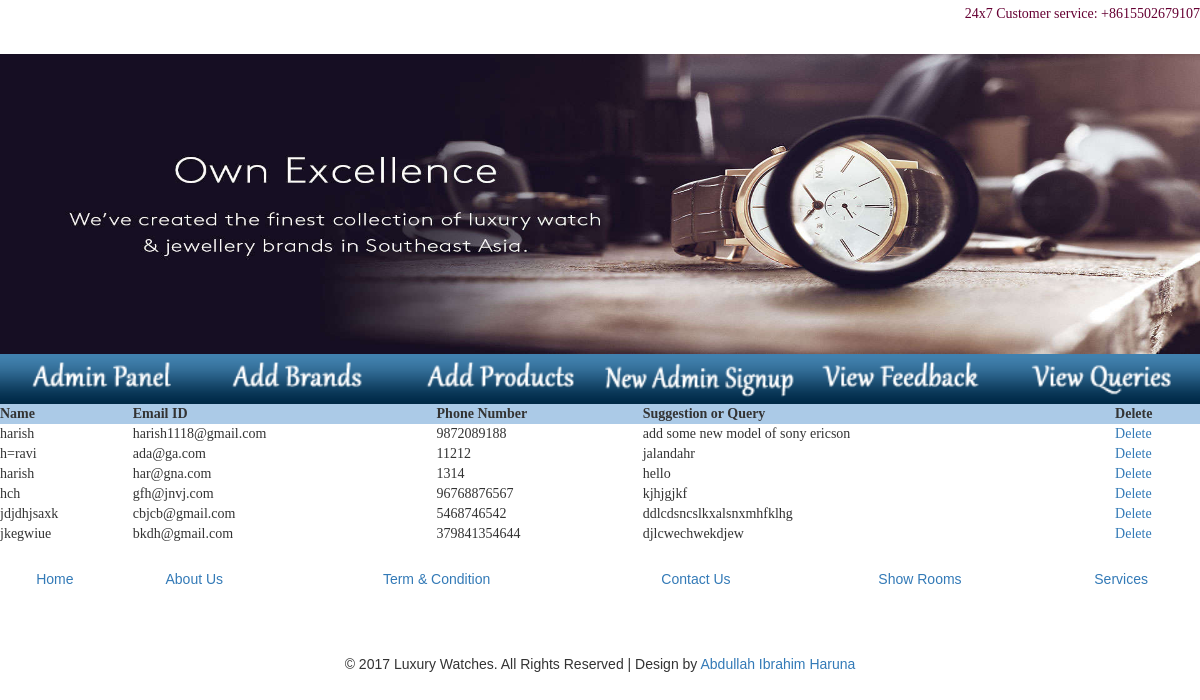
The app's page /showquery.php with its own data.
### tables this page shows
CREATE TABLE IF NOT EXISTS `contact` (
  `Sno` int(10) NOT NULL AUTO_INCREMENT,
  `name` varchar(50) NOT NULL,
  `email_id` varchar(50) NOT NULL,
  `phone_number` varchar(20) NOT NULL,
  `query` varchar(500) NOT NULL,
  PRIMARY KEY (`Sno`)
);

### showquery.php (the view, shortened to what this page needs)
<!DOCTYPE html PUBLIC "-//W3C//DTD XHTML 1.0 Transitional//EN" "http://www.w3.org/TR/xhtml1/DTD/xhtml1-transitional.dtd">
<html xmlns="http://www.w3.org/1999/xhtml">
<head>
<link href="css/bootstrap.css" rel="stylesheet" type="text/css" media="all" />
<link href="css/style.css" rel="stylesheet" type="text/css" media="all" />
</head>
<body background="image/b1.jpg" >
<table width="1200" height="300" align="center" cellpadding="0" cellspacing="0">
  <tr>
    <td height="27" colspan="8" align="center" valign="middle"><div align="right"><span class="style12">24x7 Customer service: +8615502679107</span></div></td>
  </tr>
  <tr>
    <td height="27" colspan="8" align="center" valign="middle"></td>
  </tr>
  <tr>
    <td height="300" colspan="8" align="center" valign="top"><div align="left"><img src="image/bannerforsite.jpg" width="1200" height="300" /></div></td>
  </tr>
  <tr align="left">
    <td width="200" height="50"><a href="adminpanel.php"><img src="image/adminpanel.png" width="200" height="50" border="0" /></a></td>
    <td width="200" height="50"><a href="addcompany.php"><img src="image/addbrand.png" width="200" height="50" border="0" /></a></td>
    <td width="200" height="50"><a href="addproduct.php"><img src="image/addprod.png" width="200" height="50" border="0" /></a></td>
    <td width="200" height="50"><a href="adminsignup.php"><img src="image/ned.png" width="200" height="50" border="0" /></a></td>
   <td width="200" height="50"><a href="showfeedback.php"><img src="image/v_feed.png" width="200" height="50" border="0" /></a></td>
    <td width="200" height="50"><a href="showquery.php"><img src="image/v_query.png" alt="1" width="200" height="50" border="0"/></a></td>
  </tr>
  <tr align="left">
    <td height="50" colspan="6"><table width="100%" height="65" border="0" align="center" cellpadding="0" cellspacing="0" >
      <tr>
        <td height="29" valign="top" scope="col" ><?php
	  $c=mysqli_connect(host,uname,pass,db) or die(mysqli_connect_error($c));
	 $q="select * from contact ";
	 $r1=mysqli_query($c,$q)or die(mysqli_error($c));
	print "<table width=1200px align='center' bgcolor='white'>";
	print "<tr>";
	print "<th  bgcolor='#ABCAE7'>Name </th>";
	print "<th bgcolor='#ABCAE7'>Email ID </th>";
	print "<th bgcolor='#ABCAE7'>Phone Number</th>";
	print "<th bgcolor='#ABCAE7'>Suggestion or Query</th>";
	print "<th bgcolor='#ABCAE7'>Delete</th>";
	print "</tr>";
	  while($ans1=mysqli_fetch_array($r1))
	 {
	 print "<tr>";
	 print "<td>$ans1[1]</td>";
	 print "<td>$ans1[2]</td>";
	 print "<td>$ans1[3]</td>";
	 print "<td>$ans1[4]</td>";
	 print "<td><a href=deletequery.php?pid=$ans1[0] style='text-decoration:none'>Delete</a></td>";
	 }
?>
        </td>
      </tr>
    </table></td>
  </tr>
  <tr align="left">
    <td height="50" colspan="6"><table width="100%" align="center" cellpadding="0" cellspacing="0">
      <tr>
        <td colspan="6">&nbsp;</td>
      </tr>
      <tr>
        <td><div align="center" class="style3 style11"><a href="index.php" style="text-decoration:none">Home</a></div></td>
        <td><div align="center" class="style3 style11"><a href="about.php" style="text-decoration:none">About Us</a></div></td>
        <td><div align="center" class="style3 style11"><a href="term.php" style="text-decoration:none">Term &amp; Condition</a></div></td>
        <td><div align="center" class="style3 style11"><a href="contact.php" style="text-decoration:none">Contact Us</a></div></td>
        <td><div align="center" class="style3 style11"><a href="show.php" style="text-decoration:none">Show Rooms</a></div></td>
        <td><div align="center" class="style3 style11"><a href="service.php" style="text-decoration:none">Services</a></div></td>
      </tr>
    </table></td>
  </tr>
</table><p>&nbsp;</p><p>&nbsp;</p>
<div align="center" class="style3 style11">
					<p>© 2017 Luxury Watches. All Rights Reserved | Design by  <a href="#" target="_blank">Abdullah Ibrahim Haruna</a> </p>
				</div>
<p>&nbsp;</p>
</body>
</html>

### css/style.css (style rules this page uses)
body { background:#fff; font-family: 'Lato-Regular'; }
body a { transition: 0.5s all; -webkit-transition: 0.5s all; -o-transition: 0.5s all; -moz-transition: 0.5s all; -ms-transition: 0.5s all; }

### showquery.php (style rules this page uses)
.style11 { font-family: Arial, Helvetica, sans-serif }
.style12 { color: #660033 }

### records on screen
contact: name "harish", email "harish1118@gmail.com", phone_number "9872089188", query "add some new model of sony ericson"
contact: name "h=ravi", email "ada@ga.com", phone_number "11212", query "jalandahr"
contact: name "harish", email "har@gna.com", phone_number "1314", query "hello"
contact: name "hch", email "gfh@jnvj.com", phone_number "96768876567", query "kjhjgjkf"
contact: name "jdjdhjsaxk", email "cbjcb@gmail.com", phone_number "5468746542", query "ddlcdsncslkxalsnxmhfklhg"
contact: name "jkegwiue", email "bkdh@gmail.com", phone_number "379841354644", query "djlcwechwekdjew"
